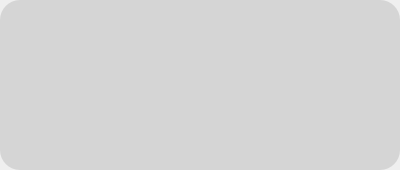
<?xml version="1.0" encoding="UTF-8"?>
<ui version="4.0">
 <class>ExpressionPanel</class>
 <widget class="QDialog" name="ExpressionPanel">
  <property name="geometry">
   <rect>
    <x>0</x>
    <y>0</y>
    <width>400</width>
    <height>170</height>
   </rect>
  </property>
  <property name="minimumSize">
   <size>
    <width>400</width>
    <height>170</height>
   </size>
  </property>
  <property name="maximumSize">
   <size>
    <width>400</width>
    <height>170</height>
   </size>
  </property>
  <property name="windowTitle">
   <string>Dialog</string>
  </property>
  <property name="styleSheet">
   <string notr="true">QPushButton
{
	background-color: rgb(250,250,250);

}
QPushButton:hover
{
	background-color: rgb(169, 189, 35);

}</string>
  </property>
  <layout class="QGridLayout" name="gridLayout">
   <property name="leftMargin">
    <number>0</number>
   </property>
   <property name="topMargin">
    <number>0</number>
   </property>
   <property name="rightMargin">
    <number>0</number>
   </property>
   <property name="bottomMargin">
    <number>0</number>
   </property>
   <property name="horizontalSpacing">
    <number>0</number>
   </property>
   <item row="0" column="0">
    <widget class="QWidget" name="widget" native="true">
     <property name="minimumSize">
      <size>
       <width>400</width>
       <height>170</height>
      </size>
     </property>
     <property name="maximumSize">
      <size>
       <width>400</width>
       <height>170</height>
      </size>
     </property>
     <property name="styleSheet">
      <string notr="true">QPushButton
{
	background-color: rgb(250,250,250);

}
QPushButton:hover
{
	background-color: rgb(185, 185, 185);
}
QWidget
{
	background-color: rgb(213, 213, 213);
	border-radius :20px;
}
</string>
     </property>
     <layout class="QGridLayout" name="gridLayout_3">
      <property name="leftMargin">
       <number>0</number>
      </property>
      <property name="topMargin">
       <number>0</number>
      </property>
      <property name="rightMargin">
       <number>0</number>
      </property>
      <property name="bottomMargin">
       <number>0</number>
      </property>
      <property name="spacing">
       <number>0</number>
      </property>
      <item row="0" column="0">
       <widget class="QPushButton" name="btn_1">
        <property name="minimumSize">
         <size>
          <width>50</width>
          <height>50</height>
         </size>
        </property>
        <property name="maximumSize">
         <size>
          <width>50</width>
          <height>50</height>
         </size>
        </property>
        <property name="styleSheet">
         <string notr="true">image: url(:/images/emoji/image_emoticon.png);
</string>
        </property>
        <property name="text">
         <string/>
        </property>
       </widget>
      </item>
      <item row="0" column="1">
       <widget class="QPushButton" name="btn_2">
        <property name="minimumSize">
         <size>
          <width>50</width>
          <height>50</height>
         </size>
        </property>
        <property name="maximumSize">
         <size>
          <width>50</width>
          <height>50</height>
         </size>
        </property>
        <property name="styleSheet">
         <string notr="true">image: url(:/images/emoji/image_emoticon10.png);</string>
        </property>
        <property name="text">
         <string/>
        </property>
       </widget>
      </item>
      <item row="0" column="2">
       <widget class="QPushButton" name="btn_3">
        <property name="minimumSize">
         <size>
          <width>50</width>
          <height>50</height>
         </size>
        </property>
        <property name="maximumSize">
         <size>
          <width>50</width>
          <height>50</height>
         </size>
        </property>
        <property name="styleSheet">
         <string notr="true">image: url(:/images/emoji/image_emoticon100.png);</string>
        </property>
        <property name="text">
         <string/>
        </property>
       </widget>
      </item>
      <item row="0" column="3">
       <widget class="QPushButton" name="btn_4">
        <property name="minimumSize">
         <size>
          <width>50</width>
          <height>50</height>
         </size>
        </property>
        <property name="maximumSize">
         <size>
          <width>50</width>
          <height>50</height>
         </size>
        </property>
        <property name="styleSheet">
         <string notr="true">image: url(:/images/emoji/image_emoticon11.png);</string>
        </property>
        <property name="text">
         <string/>
        </property>
       </widget>
      </item>
      <item row="0" column="4">
       <widget class="QPushButton" name="btn_5">
        <property name="minimumSize">
         <size>
          <width>50</width>
          <height>50</height>
         </size>
        </property>
        <property name="maximumSize">
         <size>
          <width>50</width>
          <height>50</height>
         </size>
        </property>
        <property name="styleSheet">
         <string notr="true">image: url(:/images/emoji/image_emoticon12.png);</string>
        </property>
        <property name="text">
         <string/>
        </property>
       </widget>
      </item>
      <item row="0" column="5">
       <widget class="QPushButton" name="btn_6">
        <property name="minimumSize">
         <size>
          <width>50</width>
          <height>50</height>
         </size>
        </property>
        <property name="maximumSize">
         <size>
          <width>50</width>
          <height>50</height>
         </size>
        </property>
        <property name="styleSheet">
         <string notr="true">image: url(:/images/emoji/image_emoticon13.png);</string>
        </property>
        <property name="text">
         <string/>
        </property>
       </widget>
      </item>
      <item row="0" column="6">
       <widget class="QPushButton" name="btn_7">
        <property name="minimumSize">
         <size>
          <width>50</width>
          <height>50</height>
         </size>
        </property>
        <property name="maximumSize">
         <size>
          <width>50</width>
          <height>50</height>
         </size>
        </property>
        <property name="styleSheet">
         <string notr="true">image: url(:/images/emoji/image_emoticon14.png);</string>
        </property>
        <property name="text">
         <string/>
        </property>
       </widget>
      </item>
      <item row="1" column="0">
       <widget class="QPushButton" name="btn_8">
        <property name="minimumSize">
         <size>
          <width>50</width>
          <height>50</height>
         </size>
        </property>
        <property name="maximumSize">
         <size>
          <width>50</width>
          <height>50</height>
         </size>
        </property>
        <property name="styleSheet">
         <string notr="true">image: url(:/images/emoji/image_emoticon15.png);</string>
        </property>
        <property name="text">
         <string/>
        </property>
       </widget>
      </item>
      <item row="1" column="1">
       <widget class="QPushButton" name="btn_9">
        <property name="minimumSize">
         <size>
          <width>50</width>
          <height>50</height>
         </size>
        </property>
        <property name="maximumSize">
         <size>
          <width>50</width>
          <height>50</height>
         </size>
        </property>
        <property name="styleSheet">
         <string notr="true">image: url(:/images/emoji/image_emoticon16.png);</string>
        </property>
        <property name="text">
         <string/>
        </property>
       </widget>
      </item>
      <item row="1" column="2">
       <widget class="QPushButton" name="btn_10">
        <property name="minimumSize">
         <size>
          <width>50</width>
          <height>50</height>
         </size>
        </property>
        <property name="maximumSize">
         <size>
          <width>50</width>
          <height>50</height>
         </size>
        </property>
        <property name="styleSheet">
         <string notr="true">image: url(:/images/emoji/image_emoticon17.png);</string>
        </property>
        <property name="text">
         <string/>
        </property>
       </widget>
      </item>
      <item row="1" column="3">
       <widget class="QPushButton" name="btn_11">
        <property name="minimumSize">
         <size>
          <width>50</width>
          <height>50</height>
         </size>
        </property>
        <property name="maximumSize">
         <size>
          <width>50</width>
          <height>50</height>
         </size>
        </property>
        <property name="styleSheet">
         <string notr="true">image: url(:/images/emoji/image_emoticon18.png);</string>
        </property>
        <property name="text">
         <string/>
        </property>
       </widget>
      </item>
      <item row="1" column="4">
       <widget class="QPushButton" name="btn_12">
        <property name="minimumSize">
         <size>
          <width>50</width>
          <height>50</height>
         </size>
        </property>
        <property name="maximumSize">
         <size>
          <width>50</width>
          <height>50</height>
         </size>
        </property>
        <property name="styleSheet">
         <string notr="true">image: url(:/images/emoji/image_emoticon19.png);</string>
        </property>
        <property name="text">
         <string/>
        </property>
       </widget>
      </item>
      <item row="1" column="5">
       <widget class="QPushButton" name="btn_13">
        <property name="minimumSize">
         <size>
          <width>50</width>
          <height>50</height>
         </size>
        </property>
        <property name="maximumSize">
         <size>
          <width>50</width>
          <height>50</height>
         </size>
        </property>
        <property name="styleSheet">
         <string notr="true">image: url(:/images/emoji/image_emoticon2.png);</string>
        </property>
        <property name="text">
         <string/>
        </property>
       </widget>
      </item>
      <item row="1" column="6">
       <widget class="QPushButton" name="btn_14">
        <property name="minimumSize">
         <size>
          <width>50</width>
          <height>50</height>
         </size>
        </property>
        <property name="maximumSize">
         <size>
          <width>50</width>
          <height>50</height>
         </size>
        </property>
        <property name="styleSheet">
         <string notr="true">image: url(:/images/emoji/image_emoticon20.png);</string>
        </property>
        <property name="text">
         <string/>
        </property>
       </widget>
      </item>
      <item row="2" column="0">
       <widget class="QPushButton" name="btn_15">
        <property name="minimumSize">
         <size>
          <width>50</width>
          <height>50</height>
         </size>
        </property>
        <property name="maximumSize">
         <size>
          <width>50</width>
          <height>50</height>
         </size>
        </property>
        <property name="styleSheet">
         <string notr="true">image: url(:/images/emoji/image_emoticon22.png);</string>
        </property>
        <property name="text">
         <string/>
        </property>
       </widget>
      </item>
      <item row="2" column="1">
       <widget class="QPushButton" name="btn_16">
        <property name="minimumSize">
         <size>
          <width>50</width>
          <height>50</height>
         </size>
        </property>
        <property name="maximumSize">
         <size>
          <width>50</width>
          <height>50</height>
         </size>
        </property>
        <property name="styleSheet">
         <string notr="true">image: url(:/images/emoji/image_emoticon23.png);</string>
        </property>
        <property name="text">
         <string/>
        </property>
       </widget>
      </item>
      <item row="2" column="2">
       <widget class="QPushButton" name="btn_17">
        <property name="minimumSize">
         <size>
          <width>50</width>
          <height>50</height>
         </size>
        </property>
        <property name="maximumSize">
         <size>
          <width>50</width>
          <height>50</height>
         </size>
        </property>
        <property name="styleSheet">
         <string notr="true">image: url(:/images/emoji/image_emoticon24.png);</string>
        </property>
        <property name="text">
         <string/>
        </property>
       </widget>
      </item>
      <item row="2" column="3">
       <widget class="QPushButton" name="btn_18">
        <property name="minimumSize">
         <size>
          <width>50</width>
          <height>50</height>
         </size>
        </property>
        <property name="maximumSize">
         <size>
          <width>50</width>
          <height>50</height>
         </size>
        </property>
        <property name="styleSheet">
         <string notr="true">image: url(:/images/emoji/image_emoticon25.png);</string>
        </property>
        <property name="text">
         <string/>
        </property>
       </widget>
      </item>
      <item row="2" column="4">
       <widget class="QPushButton" name="btn_19">
        <property name="minimumSize">
         <size>
          <width>50</width>
          <height>50</height>
         </size>
        </property>
        <property name="maximumSize">
         <size>
          <width>50</width>
          <height>50</height>
         </size>
        </property>
        <property name="styleSheet">
         <string notr="true">image: url(:/images/emoji/image_emoticon3.png);</string>
        </property>
        <property name="text">
         <string/>
        </property>
       </widget>
      </item>
      <item row="2" column="5">
       <widget class="QPushButton" name="btn_20">
        <property name="minimumSize">
         <size>
          <width>50</width>
          <height>50</height>
         </size>
        </property>
        <property name="maximumSize">
         <size>
          <width>50</width>
          <height>50</height>
         </size>
        </property>
        <property name="styleSheet">
         <string notr="true">image: url(:/images/emoji/image_emoticon6.png);</string>
        </property>
        <property name="text">
         <string/>
        </property>
       </widget>
      </item>
      <item row="2" column="6">
       <widget class="QPushButton" name="btn_21">
        <property name="minimumSize">
         <size>
          <width>50</width>
          <height>50</height>
         </size>
        </property>
        <property name="maximumSize">
         <size>
          <width>50</width>
          <height>50</height>
         </size>
        </property>
        <property name="styleSheet">
         <string notr="true">image: url(:/images/emoji/image_emoticon9.png);</string>
        </property>
        <property name="text">
         <string/>
        </property>
       </widget>
      </item>
     </layout>
     <zorder>btn_21</zorder>
     <zorder>btn_8</zorder>
     <zorder>btn_1</zorder>
     <zorder>btn_13</zorder>
     <zorder>btn_2</zorder>
     <zorder>btn_7</zorder>
     <zorder>btn_10</zorder>
     <zorder>btn_18</zorder>
     <zorder>btn_16</zorder>
     <zorder>btn_6</zorder>
     <zorder>btn_15</zorder>
     <zorder>btn_17</zorder>
     <zorder>btn_11</zorder>
     <zorder>btn_4</zorder>
     <zorder>btn_14</zorder>
     <zorder>btn_19</zorder>
     <zorder>btn_3</zorder>
     <zorder>btn_12</zorder>
     <zorder>btn_9</zorder>
     <zorder>btn_5</zorder>
     <zorder>btn_20</zorder>
    </widget>
   </item>
  </layout>
 </widget>
 <resources/>
 <connections/>
</ui>
